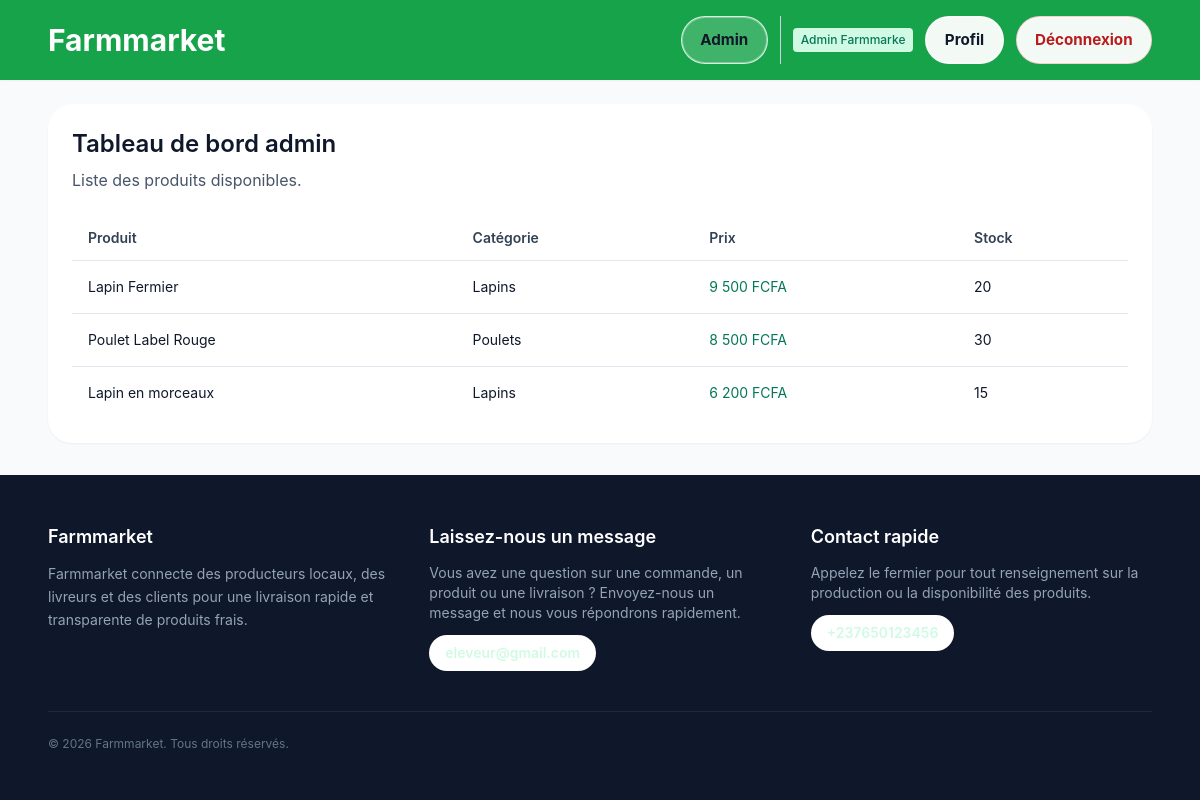
The app's page /index.php?action=admin (signed in) with its own data.
### tables this page shows
CREATE TABLE products (
    id INT AUTO_INCREMENT PRIMARY KEY,
    name VARCHAR(150) NOT NULL,
    description TEXT,
    price DECIMAL(10,2) NOT NULL,
    stock INT NOT NULL DEFAULT 0,
    category_id INT,
    image VARCHAR(255),
    created_at DATETIME NOT NULL,
    FOREIGN KEY (category_id) REFERENCES categories(id) ON DELETE SET NULL
);

CREATE TABLE categories (
    id INT AUTO_INCREMENT PRIMARY KEY,
    name VARCHAR(100) NOT NULL,
    created_at DATETIME NOT NULL
);

CREATE TABLE users (
    id INT AUTO_INCREMENT PRIMARY KEY,
    name VARCHAR(100) NOT NULL,
    email VARCHAR(150) NOT NULL UNIQUE,
    password VARCHAR(255) NOT NULL,
    role ENUM('client', 'farmer', 'delivery', 'admin') NOT NULL DEFAULT 'client',
    phone VARCHAR(20),
    address TEXT,
    farm_name VARCHAR(255),
    created_at DATETIME NOT NULL
);

### core/Controller.php (called while the page is built, shortened)
<?php
class Controller
{
    public function render($view, $data = [])
    {
        extract($data, EXTR_SKIP);
        require __DIR__ . '/../views/' . $view;
    }
}

### controllers/adminController.php (called while the page is built, shortened)
<?php
require_once __DIR__ . '/../models/ProductModel.php';
require_once __DIR__ . '/../core/Controller.php';
function dashboard()
{
    $controller = new Controller();
    $productModel = new ProductModel();
    $products = $productModel->getAll();
    $controller->render('admin/dashboard.php', ['products' => $products]);
}

### core/Model.php (called while the page is built, shortened)
<?php
class Model
{
    public function __construct()
    {
        global $pdo;
        $this->db = $pdo;
    }
}

### models/ProductModel.php (called while the page is built, shortened)
<?php
require_once __DIR__ . '/../core/Model.php';
class ProductModel extends Model
{
    public function getAll()
    {
        $stmt = $this->db->query('SELECT p.*, c.name AS category_name FROM products p LEFT JOIN categories c ON p.category_id = c.id ORDER BY p.created_at DESC');
        return $stmt->fetchAll(PDO::FETCH_ASSOC);
    }
}

### models/UserModel.php (called while the page is built, shortened)
<?php
require_once __DIR__ . '/../core/Model.php';
class UserModel extends Model
{
    public function findByRole($role)
    {
        $stmt = $this->db->prepare('SELECT * FROM users WHERE role = ?');
        $stmt->execute([$role]);
        return $stmt->fetchAll(PDO::FETCH_ASSOC);
    }
}

### views/admin/dashboard.php (the view)
<?php require __DIR__ . '/../partials/header.php'; ?>
<div class="space-y-6">
    <div class="rounded-3xl bg-white p-6 shadow-sm">
        <h1 class="text-2xl font-semibold">Tableau de bord admin</h1>
        <p class="mt-2 text-slate-600">Liste des produits disponibles.</p>
        <div class="mt-6 overflow-x-auto">
            <table class="min-w-full divide-y divide-slate-200 text-left text-sm">
                <thead>
                    <tr>
                        <th class="px-4 py-3 font-semibold text-slate-700">Produit</th>
                        <th class="px-4 py-3 font-semibold text-slate-700">Catégorie</th>
                        <th class="px-4 py-3 font-semibold text-slate-700">Prix</th>
                        <th class="px-4 py-3 font-semibold text-slate-700">Stock</th>
                    </tr>
                </thead>
                <tbody class="divide-y divide-slate-200 bg-white">
                    <?php foreach ($products as $product) : ?>
                        <tr>
                            <td class="px-4 py-4"><?= htmlspecialchars($product['name']) ?></td>
                            <td class="px-4 py-4"><?= htmlspecialchars($product['category_name']) ?></td>
                            <td class="px-4 py-4 text-emerald-700"><?= number_format($product['price'], 0, ',', ' ') ?> FCFA</td>
                            <td class="px-4 py-4"><?= htmlspecialchars($product['stock']) ?></td>
                        </tr>
                    <?php endforeach; ?>
                </tbody>
            </table>
        </div>
    </div>
</div>
<?php require __DIR__ . '/../partials/footer.php'; ?>

### index.php (shortened to what this page needs)
<?php
require_once __DIR__ . '/config/database.php';
require_once __DIR__ . '/core/Model.php';
require_once __DIR__ . '/core/Controller.php';
$action = $_GET['action'] ?? 'home';
switch ($action) {
    case 'admin':
        require_once __DIR__ . '/controllers/adminController.php';
        dashboard();
        break;
}

### views/partials/header.php (shortened to what this page needs)
<!DOCTYPE html>
<html lang="fr" class="h-full">
<head>
    <link rel="stylesheet" href="https://unpkg.com/leaflet@1.9.4/dist/leaflet.css">
    <script src="https://cdn.tailwindcss.com"></script>
    <link rel="stylesheet" href="public/css/style.css">
</head>
<?php
$currentAction = $_GET['action'] ?? 'home';
$userRole = $_SESSION['user']['role'] ?? null;
$isFarmer = $userRole === 'farmer';
$isDelivery = $userRole === 'delivery';
function isActiveNav(string $target, string $currentAction): bool {
    return $currentAction === $target || strpos($currentAction, $target . '/') === 0;
}
$logoLink = 'index.php';
$badgeClass = $isDelivery ? 'bg-amber-100 text-amber-700' : 'bg-emerald-100 text-emerald-700';
$mainLinks = [];
if (!isset($_SESSION['user'])) {
    $mainLinks = [
        ['href' => 'index.php?action=products', 'label' => 'Produits', 'active' => isActiveNav('products', $currentAction)],
        ['href' => 'index.php?action=cart', 'label' => 'Panier', 'active' => isActiveNav('cart', $currentAction)],
        ['href' => 'index.php?action=login', 'label' => 'Connexion', 'active' => isActiveNav('login', $currentAction)],
    ];
} elseif ($userRole === 'admin') {
    $mainLinks = [
        ['href' => 'index.php?action=admin', 'label' => 'Admin', 'active' => isActiveNav('admin', $currentAction)],
    ];
}
?>
<body class="<?= $isFarmer ? 'farmer-theme bg-slate-950 text-slate-100' : ($isDelivery ? 'delivery-theme bg-amber-50 text-slate-900' : 'bg-slate-50 text-slate-900') ?> flex flex-col min-h-screen">
<header class="site-header shadow-sm sticky top-0 z-20 flex-shrink-0 <?= $isFarmer ? 'farmer-header' : ($isDelivery ? 'delivery-header' : '') ?>">
    <div class="mx-auto flex max-w-6xl items-center justify-between px-4 py-4 md:px-6">
        <a href="<?= $logoLink ?>" class="site-logo text-2xl md:text-3xl font-bold text-white">Farmmarket</a>
        <nav class="site-nav flex items-center gap-2 md:gap-3 text-xs sm:text-sm flex-wrap md:flex-nowrap" aria-label="Navigation principale">
            <?php foreach ($mainLinks as $link): ?>
                <a href="<?= $link['href'] ?>" class="nav-pill<?= $link['active'] ? ' nav-pill-active' : '' ?>"><?= htmlspecialchars($link['label']) ?></a>
            <?php endforeach; ?>
            <?php if (isset($_SESSION['user'])) : ?>
                <div class="border-l border-slate-300 pl-2 md:pl-3 flex gap-2 md:gap-3 items-center flex-wrap">
                    <span class="px-2 py-1 rounded <?= $badgeClass ?> text-xs font-medium whitespace-nowrap">
                        <?= htmlspecialchars(substr($_SESSION['user']['name'], 0, 15)) ?>
                    </span>
                    <a href="index.php?action=profile" class="nav-pill hidden sm:inline<?= isActiveNav('profile', $currentAction) ? ' nav-pill-active' : '' ?>">Profil</a>
                    <a href="index.php?action=logout&next=login" class="nav-pill nav-pill-logout">Déconnexion</a>
                </div>
            <?php endif; ?>
        </nav>
    </div>
</header>
<main class="mx-auto max-w-6xl px-4 py-6 md:px-6 flex-grow w-full">

### views/partials/footer.php (shortened to what this page needs)
</main>
<?php
$isFarmer = isset($_SESSION['user']) && $_SESSION['user']['role'] === 'farmer';
$isDelivery = isset($_SESSION['user']) && $_SESSION['user']['role'] === 'delivery';
$currentAction = $_GET['action'] ?? '';
$hideFooter = $isFarmer || $isDelivery || $currentAction === 'profile' || str_starts_with($currentAction, 'farmer/') || str_starts_with($currentAction, 'delivery/');
$farmerEmail = 'contact@farmmarket.test';
$farmerPhone = '+237650123456';
?>
<?php if (!$hideFooter):
    try {
        $umPath = __DIR__ . '/../../models/UserModel.php';
        if (file_exists($umPath)) {
            if (class_exists('UserModel')) {
                $userModel = new UserModel();
                $farmers = $userModel->findByRole('farmer') ?? [];
                if (!empty($farmers)) {
                    $f = $farmers[0];
                    $farmerEmail = !empty($f['email']) && filter_var($f['email'], FILTER_VALIDATE_EMAIL) ? $f['email'] : $farmerEmail;
                    $farmerPhone = !empty($f['phone']) ? preg_replace('/\s+/', '', $f['phone']) : $farmerPhone;
                }
            }
        }
    } catch (Throwable $e) {
    }
?>
<footer class="site-footer text-slate-200 mt-auto">
    <div class="mx-auto max-w-6xl px-4 py-12 md:px-6">
        <div class="grid gap-10 md:grid-cols-3">
            <div>
                <h3 class="text-lg font-semibold text-white mb-3">Farmmarket</h3>
                <p class="text-slate-400 text-sm leading-relaxed">Farmmarket connecte des producteurs locaux, des livreurs et des clients pour une livraison rapide et transparente de produits frais.</p>
            </div>
            <div>
                <h3 class="text-lg font-semibold text-white mb-3">Laissez-nous un message</h3>
                <p class="text-slate-400 text-sm mb-3">Vous avez une question sur une commande, un produit ou une livraison ? Envoyez-nous un message et nous vous répondrons rapidement.</p>
                <a href="mailto:<?= htmlspecialchars($farmerEmail) ?>" class="inline-flex items-center rounded-full bg-white px-4 py-2 text-sm font-semibold text-emerald-700 hover:bg-emerald-50 transition-colors"><?= htmlspecialchars($farmerEmail) ?></a>
            </div>
            <div>
                <h3 class="text-lg font-semibold text-white mb-3">Contact rapide</h3>
                <p class="text-slate-400 text-sm mb-3">Appelez le fermier pour tout renseignement sur la production ou la disponibilité des produits.</p>
                <a href="tel:<?= htmlspecialchars($farmerPhone) ?>" class="inline-flex items-center rounded-full bg-white px-4 py-2 text-sm font-semibold text-emerald-700 hover:bg-emerald-50 transition-colors"><?= htmlspecialchars($farmerPhone) ?></a>
            </div>
        </div>
        <div class="mt-10 border-t border-slate-800 pt-6 text-xs text-slate-500">&copy; 2026 Farmmarket. Tous droits réservés.</div>
    </div>
</footer>
<?php endif; ?>
</body>
</html>

### records on screen
products: name "Lapin Fermier", category.name "Lapins", price "9 500", stock "20"
products: name "Poulet Label Rouge", category.name "Poulets", price "8 500", stock "30"
products: name "Lapin en morceaux", category.name "Lapins", price "6 200", stock "15"
users: email "eleveur@gmail.com", phone "+237650123456"

### other values on screen
$link['label'] "Admin"
substr($_SESSION['user']['name'], 0, 15) "Admin Farmmarke"
